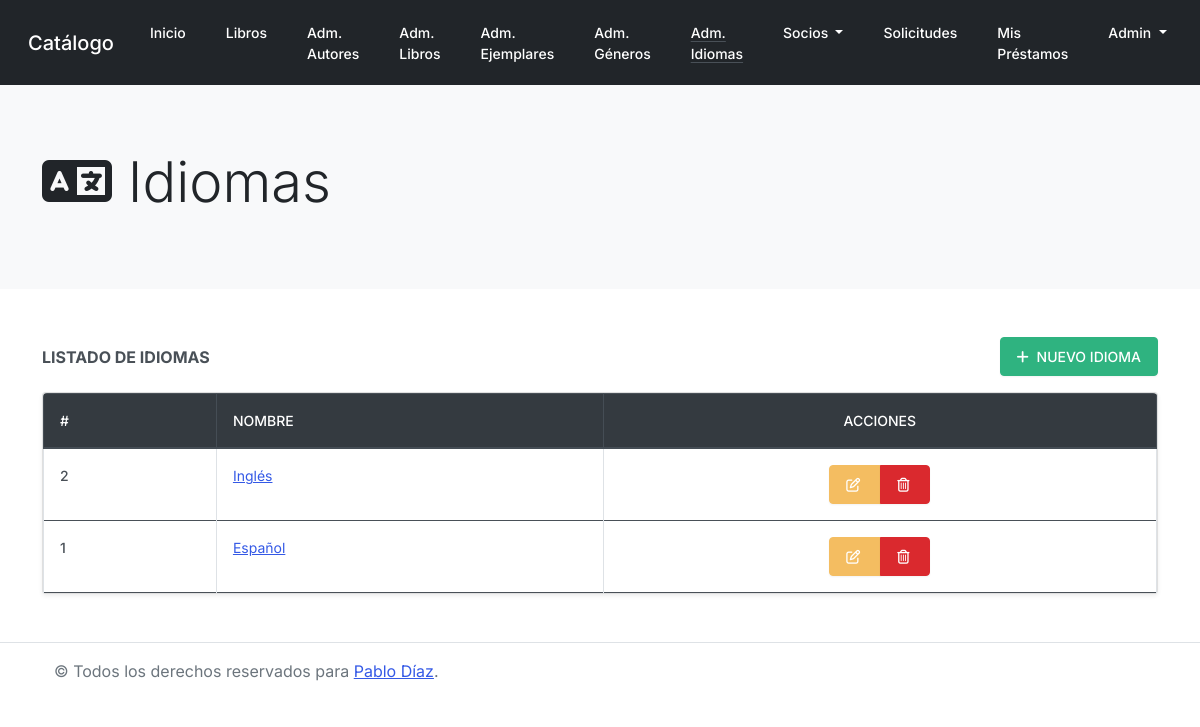
/catalogo/idiomas/ (signed in), run on the app's committed database.
### catalogo/models.py (models this page shows)
class CustomUser(AbstractUser):
    email = models.EmailField(_("email address"))
    latitude = models.FloatField(null=True)
    longitude = models.FloatField(null=True)

class Idioma(models.Model):
    nombre = models.CharField(max_length=50, help_text="Ingrese el nombre del idioma (xej. Español, Ingles, etc)")
    def __str__(self):
        return self.nombre

### catalogo/views.py (the view)
# urls.py: path('idiomas/', views.LanguageListView.as_view(), name='language_list'),
class LanguageListView(PermissionRequiredMixin, ListView):
    model = Idioma
    template_name = 'languages/index.html'
    paginate_by = 5
    permission_required = 'catalogo.view_idioma'
    def get_context_data(self, **kwargs):
        languages = Idioma.objects.order_by('-id')
        context = super(LanguageListView, self).get_context_data(**kwargs)
        paginator = Paginator(languages, self.paginate_by)
        page = self.request.GET.get('page')
        try:
            languages = paginator.page(page)
        except PageNotAnInteger:
            languages = paginator.page(1)
        except EmptyPage:
            languages = paginator.page(paginator.num_pages)
        context['languages'] = languages
        return context

### catalogo/templates/languages/index.html (shortened to what this page needs)
{% extends "base.html" %}
{% block jumbotron %}
    {% include "partials/jumbotron.html" with icon="<i class='fas fa-language'></i>" title="Idiomas" %}
{% endblock %}
{% block content %}
<div class="row">
    <div class="col-12">
        <div class="d-flex justify-content-between align-items-center mb-3">
            <span class="font-weight-bold">LISTADO DE IDIOMAS</span>
            {% if perms.catalogo.add_idioma %}
                <a href="{% url 'language_create' %}" class="btn btn-success">
                    <i class="fas fa-plus mr-1"></i> NUEVO IDIOMA
                </a>
            {% endif %}
        </div>
        <div class="card shadow-sm">
            <div class="card-body table-responsive rounded-top p-0">
                <table class="table table-hover table-bordered mb-0">
                    <thead class="thead-dark">
                        <tr>
                            <th scope="col">#</th>
                            <th scope="col">Nombre</th>
                            {% if perms.catalogo.change_idioma or perms.catalogo.delete_idioma %}
                                <th scope="col" class="text-center">Acciones</th>
                            {% endif %}
                        </tr>
                    </thead>
                    <tbody>
                        {% for language in languages %}
                        <tr>
                            <th scope="row">
                                {{ language.id }}
                            </th>
                            <td>
                                {% if perms.catalogo.view_idioma %}
                                    <a href="{% url 'language_details' language.id %}">{{ language.nombre }}</a>
                                {% else %}
                                    {{ language.nombre }}
                                {% endif %}
                            </td>
                            {% if perms.catalogo.change_idioma or perms.catalogo.delete_idioma %}
                                <td class="text-center">
                                    <div class="btn-group" role="group" aria-label="Basic example">
                                        {% if perms.catalogo.change_idioma %}
                                            <a href="{% url 'language_update' language.id %}" class="btn btn-warning">
                                                <i class="fas fa-edit font-weight-light mr-1"></i>
                                            </a>
                                        {% endif %}
                                        {% if perms.catalogo.delete_idioma %}
                                            <button type="button" class="btn btn-danger" data-toggle="modal"
                                            data-target="#language-{{ language.id }}">
                                                <i class="fas fa-trash-alt font-weight-light mr-1"></i>
                                            </button>
                                        {% endif %}
                                    </div>
                                </td>
                            {% endif %}
                        </tr>
                        {% empty %}
                            <tr class="bg-red">
                                <td colspan="7" class="text-center">
                                    ¡Oops! No tenemos Idiomas en Catálogo.
                                </th>
                            </tr>
                        {% endfor %}
                    </tbody>
                </table>
            </div>
        </div>
    </div>
</div>
{% endblock %}

### catalogo/templates/partials/navbar.html (shortened to what this page needs)
<nav class="navbar navbar-expand-lg  navbar-dark bg-dark">
    <div class="container-fluid">
        <a class="navbar-brand" href="{% url 'index' %}">Catálogo</a>
        <div class="collapse navbar-collapse" id="navbarSupportedContent">
            {% with request.resolver_match.url_name as url_name %}
                <ul class="navbar-nav mr-auto">
                    {% if user.is_authenticated %}
                        <li class="nav-item {% if url_name == 'index' %} active {% endif %}">
                            <a class="nav-link" href="{% url 'index' %}">
                                Inicio <span class="sr-only">(current)</span>
                            </a>
                        </li>
                        <li class="nav-item {% if url_name == 'available_copies_list' %} active {% endif %}">
                            <a class="nav-link" href="{% url 'available_copies_list' %}">
                                Libros <span class="sr-only">(current)</span>
                            </a>
                        </li>
                        {% if perms.catalogo.view_autor %}
                            <li class="nav-item {% if url_name == 'author_list' %} active {% endif %}">
                                <a class="nav-link" href="{% url 'author_list' %}">
                                    Adm. Autores <span class="sr-only">(current)</span>
                                </a>
                            </li>
                        {% endif %}
                        {% if perms.catalogo.view_libro %}
                            <li class="nav-item {% if url_name == 'book_list' %} active {% endif %}">
                                <a class="nav-link" href="{% url 'book_list' %}">
                                    Adm. Libros <span class="sr-only">(current)</span>
                                </a>
                            </li>
                        {% endif %}
                        {% if perms.catalogo.view_ejemplar %}
                            <li class="nav-item {% if url_name == 'copy_list' %} active {% endif %}">
                                <a class="nav-link" href="{% url 'copy_list' %}">
                                    Adm. Ejemplares <span class="sr-only">(current)</span>
                                </a>
                            </li>
                        {% endif %}
                        {% if perms.catalogo.view_genero %}
                            <li class="nav-item {% if url_name == 'gender_list' %} active {% endif %}">
                                <a class="nav-link" href="{% url 'gender_list' %}">
                                    Adm. Géneros <span class="sr-only">(current)</span>
                                </a>
                            </li>
                        {% endif %}
                        {% if perms.catalogo.view_idioma %}
                            <li class="nav-item {% if url_name == 'language_list' %} active {% endif %}">
                                <a class="nav-link" href="{% url 'language_list' %}">
                                    Adm. Idiomas <span class="sr-only">(current)</span>
                                </a>
                            </li>
                        {% endif %}
                        <li class="nav-item dropdown {% if url_name == 'map' or url_name == 'charts' or url_name == 'reporte_autor' %} active {% endif %}">
                            <a class="nav-link dropdown-toggle" href="#" id="navbarDropdown" role="button" data-toggle="dropdown" aria-expanded="false">
                                Socios
                            </a>
                        </li>
                    {% endif %}
                </ul>
                    <ul class="navbar-nav ml-auto">
                        {% if user.is_authenticated %}
                            <li class="nav-item {% if url_name == 'requests' %} active {% endif %}">
                                <a class="nav-link" href="{% url 'requests' %}">
                                    Solicitudes <span class="sr-only">(current)</span>
                                </a>
                            </li>
                            <li class="nav-item {% if url_name == 'my_loans' %} active {% endif %}">
                                <a class="nav-link" href="{% url 'my_loans' %}">
                                    Mis Préstamos <span class="sr-only">(current)</span>
                                </a>
                            </li>
                            <li class="nav-item dropdown">
                                <a class="nav-link dropdown-toggle text-capitalize" href="#" id="navbarDropdown" role="button" data-toggle="dropdown" aria-expanded="false">
                                    {{ user.get_username }}
                                </a>
                            </li>
                        {% endif %}
                    </ul>
            {% endwith %}
        </div>
    </div>
</nav>

### catalogo/static/css/styles.css (style rules this page uses)
.active { text-decoration: underline !important; text-underline-position: under !important; }

### data on the page
CustomUser: get_username "Admin"
Idioma: id "2", nombre "Inglés"
Idioma: id "1", nombre "Español"

### other printed values
{{ title }} "Idiomas"
